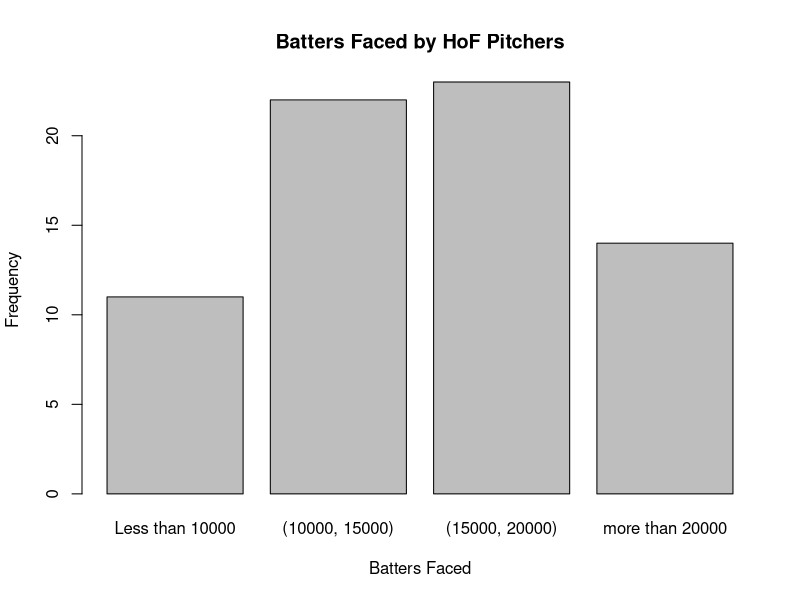
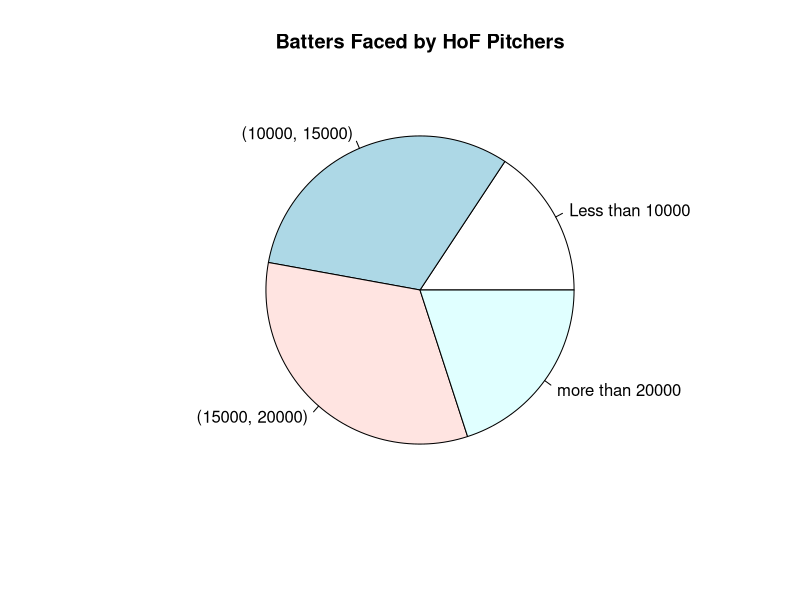

The R script that drew these images, in order:
hofpitching <- read.csv('./data/hofpitching.csv')

hofpitching$BF.group <- with(hofpitching, cut(BF, c(0, 10000, 15000, 20000, 30000), labels = c('Less than 10000', '(10000, 15000)', '(15000, 20000)', 'more than 20000')))

frequencyTable <- table(hofpitching$BF.group)

png(filename="./chapter-3/output/exercise-1b.png")
barplot(frequencyTable, xlab = 'Batters Faced', ylab = 'Frequency', main = 'Batters Faced by HoF Pitchers')
dev.off()

png(filename="./chapter-3/output/exercise-1c.png")
pie(frequencyTable, main = 'Batters Faced by HoF Pitchers')
dev.off()
